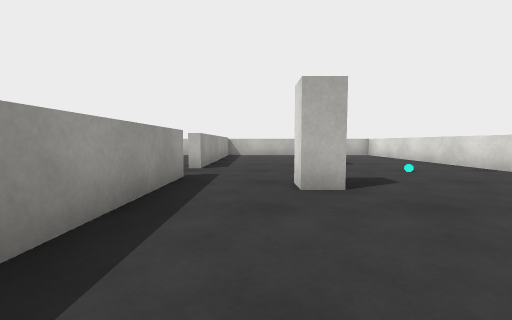
View 1 (above)

16 first-person views from a walk through a 3-D level made in the Unity game engine. The camera is 0.64 m above the floor, tilts 4° down and sees 90° across. The floor is counted in squares, 1 m on a side. Each view is taken from the middle of a square. On the plan, view 1 faces up. The plan holds only what a view shows up to about 9 squares ahead; the rest is blank. Surface patterns are stand-ins for the level's own textures.

View 2
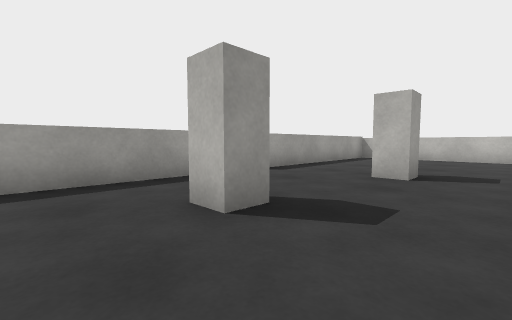

View 3
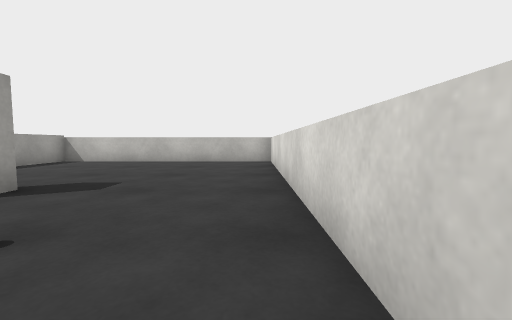

View 4
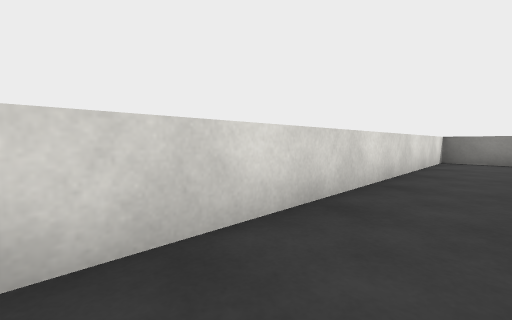

View 5
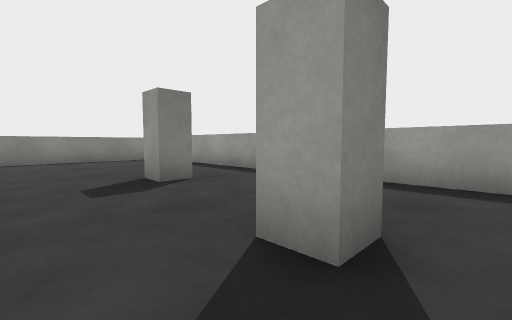

View 6
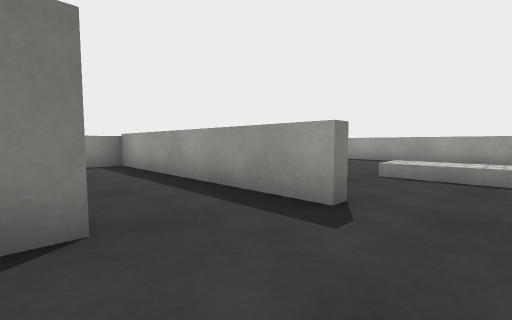

View 7
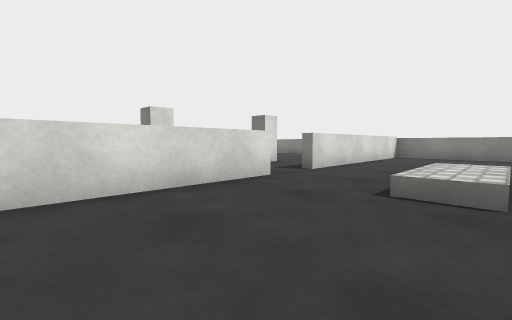

View 8
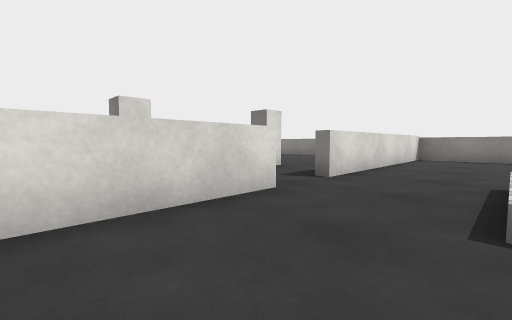

View 9
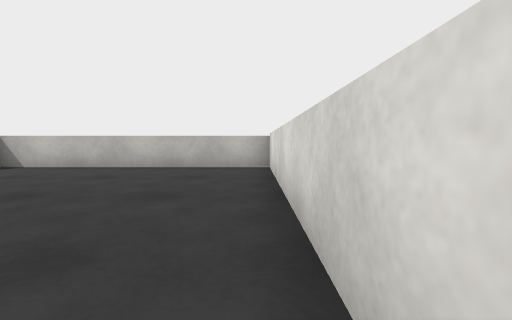

View 10
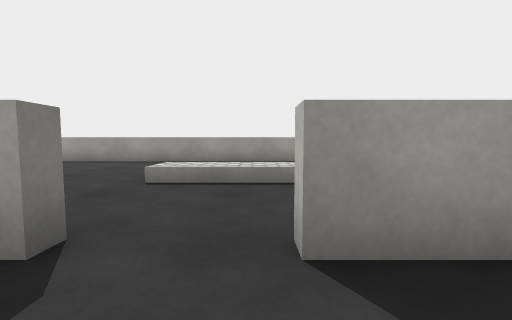

View 11
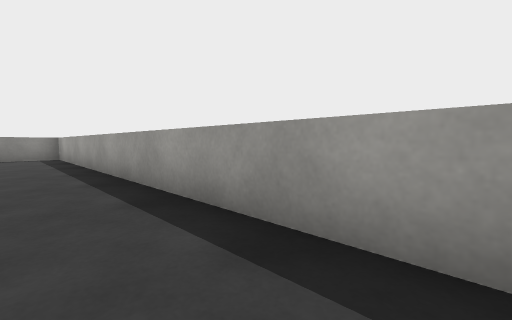

View 12
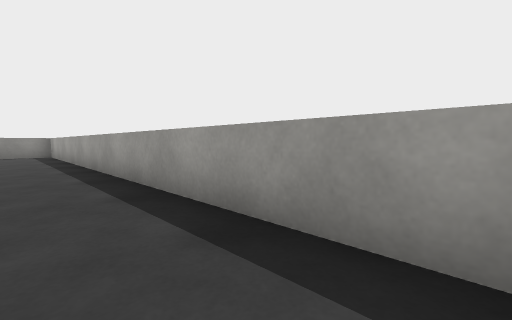

View 13
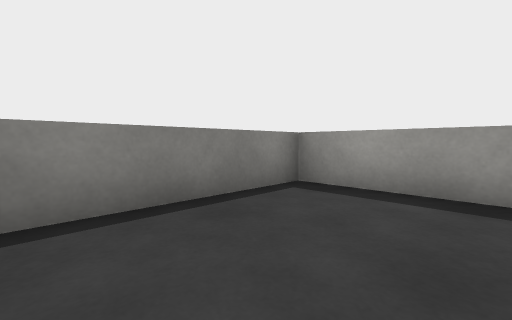

View 14
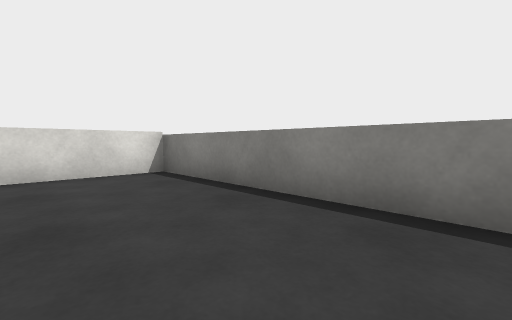

View 15
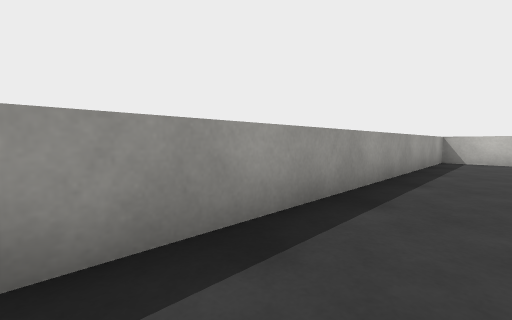

View 16
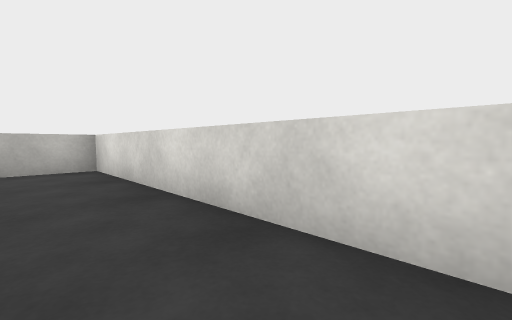

### Floor plan
Ten units are one square. View 1 is at (0, 0); x grows to the right and y downward. Boxes are objects, and circles mark ways between rooms. Rooms are numbered by the first view taken in them; rooms with no view inside come last. Other rooms are left out.
<svg viewBox="-90 -130 150 150">
<path fill="none" stroke="#000" d="M-17 -48 -13 -48 -13 15 55 15 55 -125 -13 -125 -13 -63M-13 -63 -17 -63 -17 -125 -85 -125 -85 15 -17 15 -17 -48M-51 -67 -40 -67 -40 -42"/>
<rect x="5" y="-45" width="10" height="10" fill="#bbb"><title>other object</title></rect>
<rect x="5" y="-75" width="20" height="10" fill="#bbb"><title>other object</title></rect>
<circle cx="-10" cy="-55" r="3" fill="#2a7"/>
<text x="20" y="-60">1</text>
<text x="-50" y="-60">2</text>
</svg>
Room 1 opens to room 2.

Where each view was taken, in squares from view 1:
view 1: 0 up, 0 right, facing up
view 2: 2 up, 3 right, facing up-left
view 3: 4 up, 5 right, facing up
view 4: 8 up, 4 right, facing down-right
view 5: 8 up, 3 right, facing down-left
view 6: 6 up, 1 right, facing down-left
view 7: 10 up, 5 left, facing down-right
view 8: 9 up, 4 left, facing down-right
view 9: 6 up, 2 left, facing up
view 10: 6 up, 0 right, facing left
view 11: 10 up, 7 left, facing down-left
view 12: 12 up, 7 left, facing down-left
view 13: 1 up, 5 left, facing down-left
view 14: 1 up, 7 left, facing down-right
view 15: 3 up, 7 left, facing up-left
view 16: 6 up, 4 right, facing up-right
